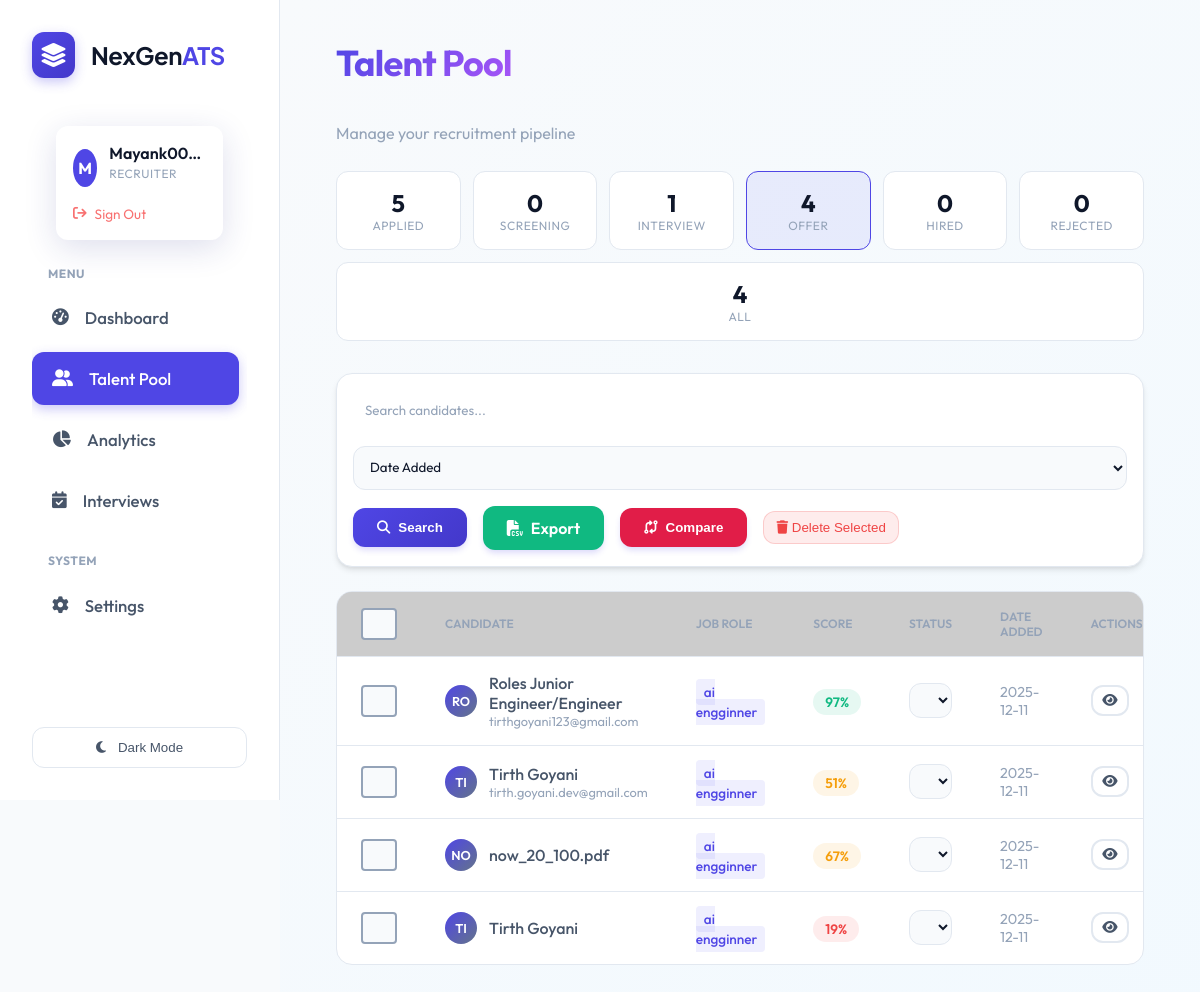
Before: /talent_pool?status=Offer (signed in) with the older database file.
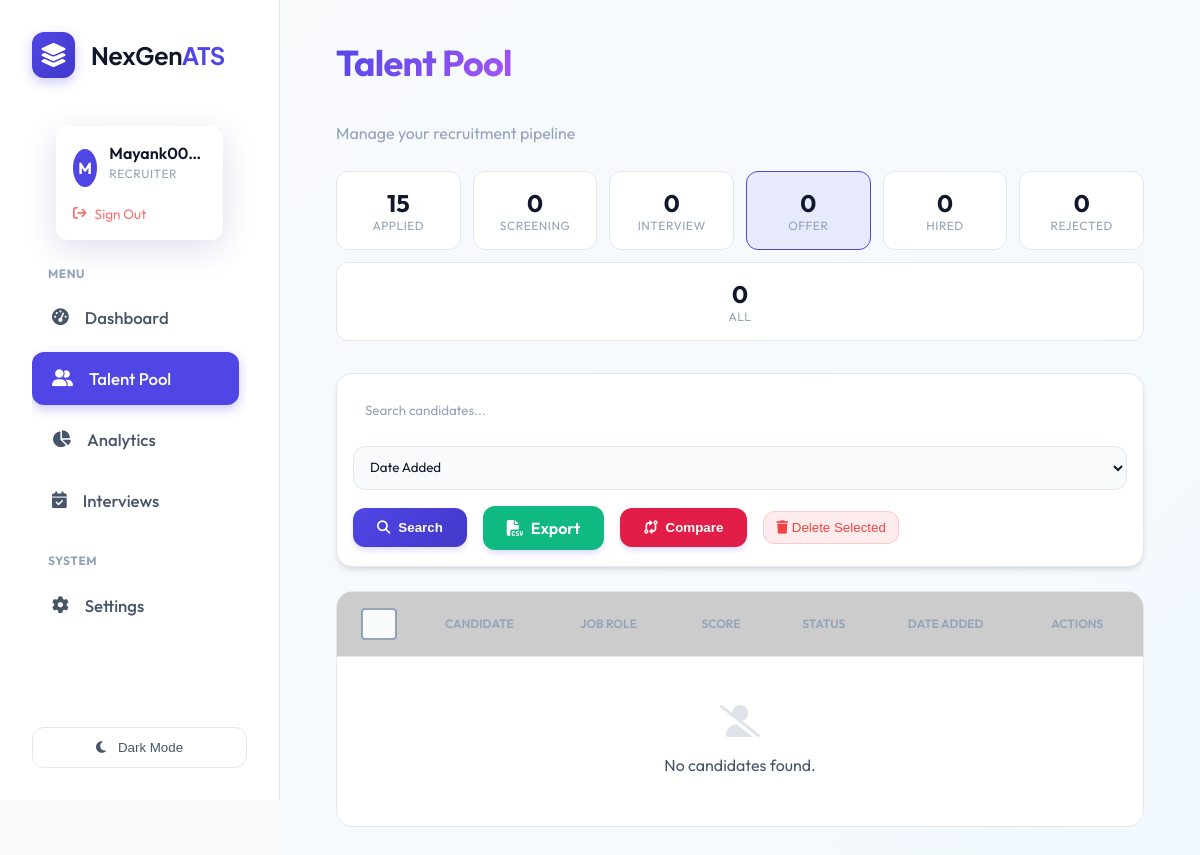
After: the same page with the newer database file.
### tables this page shows
CREATE TABLE users (
                    id INTEGER PRIMARY KEY AUTOINCREMENT,
                    name TEXT NOT NULL,
                    email TEXT UNIQUE NOT NULL,
                    password_hash TEXT NOT NULL,
                    role TEXT DEFAULT 'candidate', -- recruiter, candidate, admin
                    created_at TIMESTAMP DEFAULT CURRENT_TIMESTAMP
                , resume_path TEXT, skills TEXT, experience TEXT, education TEXT, profile_summary TEXT, full_text TEXT);

CREATE TABLE candidates (
                    id INTEGER PRIMARY KEY AUTOINCREMENT,
                    job_id INTEGER,
                    filename TEXT,
                    semantic_score REAL,
                    skills_score REAL,
                    experience_score REAL,
                    total_score REAL,
                    email TEXT,
                    phone TEXT,
                    full_text TEXT,
                    missing_skills TEXT,
                    interview_questions TEXT,
                    created_at TIMESTAMP DEFAULT CURRENT_TIMESTAMP, user_id INTEGER, status TEXT DEFAULT 'Applied', notes TEXT, name TEXT,
                    FOREIGN KEY(job_id) REFERENCES jobs(id)
                );

CREATE TABLE jobs (
                    id INTEGER PRIMARY KEY AUTOINCREMENT,
                    title TEXT NOT NULL,
                    description TEXT,
                    created_at TIMESTAMP DEFAULT CURRENT_TIMESTAMP,
                    status TEXT DEFAULT 'Open'
                );

### routes/talent_pool.py (the view)
@bp.route('/talent_pool')
@login_required
@role_required('recruiter')
def index():
    query = request.args.get('q', '')
    status_filter = request.args.get('status', '')
    sort_by = request.args.get('sort', 'created_at')
    sort_order = request.args.get('order', 'desc')
    conn = database.get_db_connection()
    base_query = '''
        SELECT c.*, j.title as job_role
        FROM candidates c
        LEFT JOIN jobs j ON c.job_id = j.id
        WHERE 1=1
    '''
    params = []
    if query:
        base_query += ' AND (c.filename LIKE ? OR c.full_text LIKE ?)'
        params.extend([f'%{query}%', f'%{query}%'])
    if status_filter:
        base_query += ' AND c.status = ?'
        params.append(status_filter)
    valid_sorts = ['created_at', 'total_score', 'filename', 'status']
    if sort_by not in valid_sorts:
        sort_by = 'created_at'
    order = 'DESC' if sort_order == 'desc' else 'ASC'
    base_query += f' ORDER BY c.{sort_by} {order}'
    candidates = conn.execute(base_query, params).fetchall()
    pipeline_stats = {}
    for status in PIPELINE_STATUSES:
        count = conn.execute('SELECT COUNT(*) FROM candidates WHERE status = ?', (status,)).fetchone()[0]
        pipeline_stats[status] = count
    conn.close()
    return render_template('talent_pool.html',
                         candidates=candidates,
                         query=query,
                         status_filter=status_filter,
                         sort_by=sort_by,
                         sort_order=sort_order,
                         pipeline_stats=pipeline_stats,
                         statuses=PIPELINE_STATUSES)

### app.py (called while the page is built)
@login_manager.user_loader
def load_user(user_id):
    return User.get(user_id)

### database.py (called while the page is built)
def get_db_connection():
    db_url = os.getenv('DATABASE_URL')
    if db_url:
        import psycopg2
        from psycopg2.extras import RealDictCursor
        conn = psycopg2.connect(db_url, cursor_factory=RealDictCursor)
        return conn
    else:
        conn = sqlite3.connect(DB_NAME)
        conn.row_factory = sqlite3.Row
        return conn

    @staticmethod
    def get(user_id):
        conn = get_db_connection()
        user = conn.execute('SELECT * FROM users WHERE id = ?', (user_id,)).fetchone()
        conn.close()
        if not user: return None
        return User(user['id'], user['name'], user['email'], user['role'], user['password_hash'],
                   user['resume_path'], user['skills'], user['experience'], user['education'], user['profile_summary'])

### templates/talent_pool.html (shortened to what this page needs)
{% extends "layout.html" %}
{% block content %}
<div class="dashboard-header" style="margin-bottom: 1.5rem;">
    <div>
        <h1 class="text-gradient">Talent Pool</h1>
        <p class="dashboard-subtitle">Manage your recruitment pipeline</p>
    </div>
</div>
<div class="pipeline-stats" style="display: flex; gap: 0.75rem; margin-bottom: 2rem; flex-wrap: wrap;">
    {% for status in statuses %}
    <a href="?status={{ status }}" class="pipeline-stat-card {% if status_filter == status %}active{% endif %}"
        style="flex: 1; min-width: 120px; text-decoration: none;">
        <div class="stat-count">{{ pipeline_stats.get(status, 0) }}</div>
        <div class="stat-label">{{ status }}</div>
    </a>
    {% endfor %}
    <a href="/talent_pool" class="pipeline-stat-card {% if not status_filter %}active{% endif %}"
        style="flex: 1; min-width: 120px; text-decoration: none;">
        <div class="stat-count">{{ candidates|length }}</div>
        <div class="stat-label">All</div>
    </a>
</div>
<div class="glass-card" style="padding: 1rem; margin-bottom: 1.5rem;">
    <form class="d-flex gap-3 align-center" method="GET" action="/talent_pool" style="flex-wrap: wrap;">
        <input type="text" name="q" class="search-input" placeholder="Search candidates..." value="{{ query }}"
            style="flex: 1; min-width: 200px; padding: 0.75rem;">
        <select name="sort" style="padding: 0.75rem; min-width: 150px;" onchange="this.form.submit()">
            <option value="created_at" {% if sort_by=='created_at' %}selected{% endif %}>Date Added</option>
        </select>
        <button type="submit" class="btn-primary"><i class="fa-solid fa-search"></i> Search</button>
        <a href="{{ url_for('export.export_talent_pool_csv') }}" class="btn-primary"
            style="background: var(--success);">
            <i class="fa-solid fa-file-csv"></i> Export
        </a>
        <button type="button" onclick="compareSelected()" class="btn-primary" style="background: #e11d48;">
            <i class="fa-solid fa-code-compare"></i> Compare
        </button>
        <button type="button" onclick="bulkDelete()" class="btn-danger">
            <i class="fa-solid fa-trash"></i> Delete Selected
        </button>
    </form>
</div>
<div class="table-container">
    <table>
        <thead>
            <tr>
                <th width="40">
                    <input type="checkbox" id="selectAll" class="custom-checkbox" onchange="toggleSelectAll(this)">
                </th>
                <th>Candidate</th>
                <th>Job Role</th>
                <th>Score</th>
                <th>Status</th>
                <th>Date Added</th>
                <th>Actions</th>
            </tr>
        </thead>
        <tbody>
            {% for cand in candidates %}
            <tr data-id="{{ cand.id }}">
                <td onclick="event.stopPropagation()">
                    <input type="checkbox" name="compare_id" value="{{ cand.id }}"
                        class="custom-checkbox candidate-checkbox">
                </td>
                <td>
                    <div style="display: flex; align-items: center; gap: 0.75rem;">
                        <div class="avatar sm">
                            {{ (cand.name or cand.filename)[:2] }}
                        </div>
                        <div>
                            <div style="font-weight: 500;">{{ cand.name if cand.name else cand.filename }}</div>
                            {% if cand.email %}
                            <div style="font-size: 0.8rem; color: var(--text-muted);">{{ cand.email }}</div>
                            {% endif %}
                        </div>
                    </div>
                </td>
                <td>
                    <span class="role-tag">{{ cand.job_role if cand.job_role else 'General' }}</span>
                </td>
                <td>
                    <span
                        class="score-badge {% if cand.total_score >= 80 %}high{% elif cand.total_score >= 50 %}medium{% else %}low{% endif %}">
                        {{ cand.total_score|round|int }}%
                    </span>
                </td>
                <td>
                    <select class="status-dropdown" data-id="{{ cand.id }}" onchange="updateStatus(this)">
                        {% for status in statuses %}
                        <option value="{{ status }}" {% if cand.status==status %}selected{% endif %}>{{ status }}
                        </option>
                        {% endfor %}
                    </select>
                </td>
                <td style="color: var(--text-muted); font-size: 0.9rem;">{{ cand.created_at[:10] }}</td>
                <td>
                    <button onclick="viewCandidate({{ cand.id }})" class="btn-secondary btn-sm">
                        <i class="fa-solid fa-eye"></i>
                    </button>
                </td>
            </tr>
            {% else %}
            <tr>
                <td colspan="7" class="no-data" style="text-align: center; padding: 3rem;">
                    <i class="fa-solid fa-user-slash" style="font-size: 2rem; opacity: 0.3; margin-bottom: 1rem;"></i>
                    <p style="margin: 0;">No candidates found.</p>
                </td>
            </tr>
            {% endfor %}
        </tbody>
    </table>
</div>
{% endblock %}

### templates/layout.html (shortened to what this page needs)
<!DOCTYPE html>
<html lang="en">
<head>
    <link rel="stylesheet" href="https://cdnjs.cloudflare.com/ajax/libs/font-awesome/6.4.0/css/all.min.css">
    <link rel="stylesheet" href="/static/style.css">
</head>
<body>
    <div class="app-container">
        <aside class="sidebar">
            <div class="brand">
                <div class="brand-logo-container"
                    style="background: linear-gradient(135deg, var(--primary), var(--primary-hover)); padding: 8px; border-radius: 12px; box-shadow: 0 4px 12px rgba(79, 70, 229, 0.3);">
                    <i class="fa-solid fa-layer-group" style="color: white; font-size: 1.5rem;"></i>
                </div>
                <span style="font-family: 'Plus Jakarta Sans', sans-serif; letter-spacing: -0.5px;">NexGen<span
                        style="color: var(--primary);">ATS</span></span>
            </div>
            <div class="user-profile-widget">
                {% if current_user.is_authenticated %}
                <div class="user-card glass-effect"
                    style="border: 1px solid rgba(255,255,255,0.1); background: rgba(255,255,255,0.03);">
                    <div style="display: flex; align-items: center; gap: 0.75rem; margin-bottom: 0.75rem;">
                        <div
                            style="width: 38px; height: 38px; background: var(--primary); border-radius: 50%; display: flex; align-items: center; justify-content: center; color: white; font-weight: 700;">
                            {{ current_user.name[0] | upper }}
                        </div>
                        <div style="overflow: hidden;">
                            <div class="user-card-name"
                                style="white-space: nowrap; overflow: hidden; text-overflow: ellipsis;">{{
                                current_user.name }}</div>
                            <div class="user-card-role">{{ current_user.role }}</div>
                        </div>
                    </div>
                    <form action="{{ url_for('auth.logout') }}" method="GET">
                        <button type="submit" class="user-card-logout"
                            style="background: none; border: none; cursor: pointer; padding: 0; width: auto; font-family: inherit;">
                            <i class="fa-solid fa-arrow-right-from-bracket"></i> Sign Out
                        </button>
                    </form>
                </div>
                {% endif %}
            </div>
            <nav style="flex: 1; overflow-y: auto; padding-right: 0.5rem;">
                <p
                    style="font-size: 0.75rem; text-transform: uppercase; color: var(--text-muted); font-weight: 700; margin: 0 0 0.5rem 1rem; letter-spacing: 0.5px;">
                    Menu</p>
                <a href="/" class="nav-item {% if request.path == '/' %}active{% endif %}">
                    <i class="fa-solid fa-gauge-high"></i>
                    <span>Dashboard</span>
                </a>
                {% if current_user.is_authenticated and current_user.role == 'recruiter' %}
                <a href="/talent_pool" class="nav-item {% if request.path == '/talent_pool' %}active{% endif %}">
                    <i class="fa-solid fa-user-group"></i>
                    <span>Talent Pool</span>
                </a>
                <a href="/analytics" class="nav-item {% if request.path == '/analytics' %}active{% endif %}">
                    <i class="fa-solid fa-chart-pie"></i>
                    <span>Analytics</span>
                </a>
                <a href="/interviews" class="nav-item {% if request.path == '/interviews' %}active{% endif %}">
                    <i class="fa-solid fa-calendar-check"></i>
                    <span>Interviews</span>
                </a>
                {% endif %}
                <p
                    style="font-size: 0.75rem; text-transform: uppercase; color: var(--text-muted); font-weight: 700; margin: 1.5rem 0 0.5rem 1rem; letter-spacing: 0.5px;">
                    System</p>
                <a href="/settings" class="nav-item {% if request.path == '/settings' %}active{% endif %}">
                    <i class="fa-solid fa-gear"></i>
                    <span>Settings</span>
                </a>
            </nav>
            <button id="theme-toggle" class="theme-toggle-btn">
                <i class="fa-solid fa-moon"></i>
                <span>Switch Theme</span>
            </button>
        </aside>
        <main class="main-content">
            {% block content %}{% endblock %}
        </main>
    </div>
</body>
</html>

### templates/talent_pool.html (style rules this page uses)
.pipeline-stats { display: flex; gap: 0.75rem; }
.pipeline-stat-card { background: var(--bg-card); border: 1px solid var(--border); border-radius: var(--radius); padding: 1rem; text-align: center; transition: all 0.2s; cursor: pointer; }
.pipeline-stat-card.active { border-color: var(--primary); background: rgba(99, 102, 241, 0.1); }
.stat-count { font-size: 1.5rem; font-weight: 700; color: var(--text-primary); }
.stat-label { font-size: 0.75rem; text-transform: uppercase; color: var(--text-muted); letter-spacing: 0.5px; }

Changed rows visible on the page:
removed candidates: name "RO", name "Roles Junior Engineer/Engineer", email "tirthgoyani123@gmail.com", title "ai engginner", total_score "97", status+id "Offer", created_at "2025-12-11"
removed candidates: name "TI", name "Tirth Goyani", email "tirth.goyani.dev@gmail.com", title "ai engginner", total_score "51", status+id "Offer", created_at "2025-12-11"
removed candidates: filename "NO", filename "now_20_100.pdf", title "ai engginner", total_score "67", status+id "Offer", created_at "2025-12-11"
removed candidates: name "TI", name "Tirth Goyani", title "ai engginner", total_score "19", status+id "Offer", created_at "2025-12-11"
Other visible differences:
{{ candidates|length }}: "4" → "0"
new list line: "15 APPLIED"
new list line: "0 INTERVIEW"
new list line: "0 OFFER"
text now shown: "No candidates found."
list line gone: "5 APPLIED"
list line gone: "1 INTERVIEW"
list line gone: "4 OFFER"
